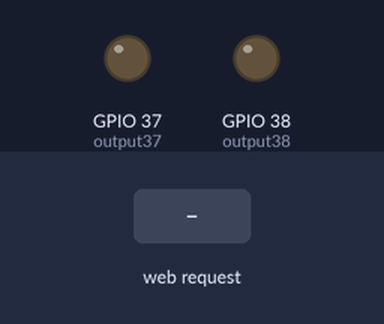
Bench run of a program on a simulated ESP32-S3. Parts: output pins drawn as LEDs (lit = HIGH). The inputs (shaded band) are chosen by the test bench. WiFi joins after 1.5 s; servers stay silent unless stated; what the program prints to the serial monitor is not drawn.

Above: at 2.7 s.
2.8 s: HTTP request GET /37/on received
At 4.0 s:
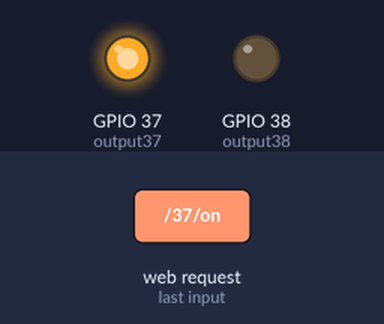
4.3 s: HTTP request GET /38/on received
At 5.3 s:
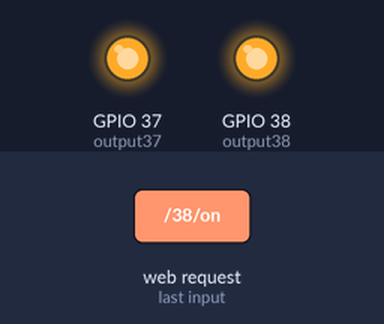
5.8 s: HTTP request GET /37/off received
At 6.4 s:
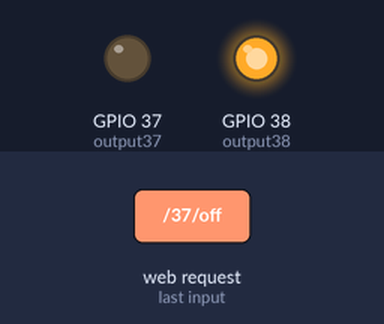
7.3 s: HTTP request GET /38/off received
At 8.7 s:
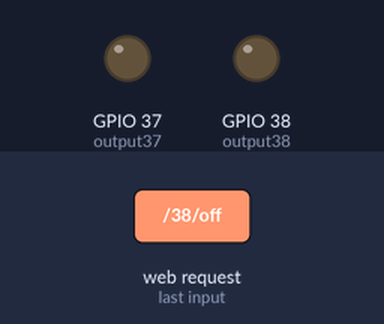
Timing chart, 0 to 9.8 s (numbered marks = the images above; inputs shaded):
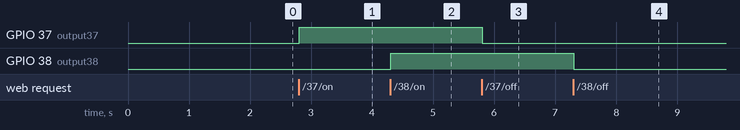

The program:

main.cpp
```cpp
#include <Arduino.h>
#include <WiFi.h>

// Ubah menggunakan nama dan password WiFi kamu
const char* ssid = "Pret";
const char* password = "nela1234";

WiFiServer server(80);

String header;
String output37State = "off";
String output38State = "off";

// Variabel pin diganti ke 37 dan 38
const int output37 = 37;
const int output38 = 38;

unsigned long currentTime = millis();
unsigned long previousTime = 0;
const long timeoutTime = 2000;

void setup() {
  Serial.begin(115200);

  pinMode(output37, OUTPUT);
  pinMode(output38, OUTPUT);
  digitalWrite(output37, LOW);
  digitalWrite(output38, LOW);

  Serial.print("Connecting to ");
  Serial.println(ssid);
  WiFi.begin(ssid, password);

  while (WiFi.status() != WL_CONNECTED) {
    delay(500);
    Serial.print(".");
  }

  Serial.println("");
  Serial.println("WiFi connected.");
  Serial.print("IP address: ");
  Serial.println(WiFi.localIP());

  server.begin();
}

void loop() {
  WiFiClient client = server.available();

  if (client) {
    currentTime = millis();
    previousTime = currentTime;
    Serial.println("New Client.");
    String currentLine = "";

    while (client.connected() && currentTime - previousTime <= timeoutTime) {
      currentTime = millis();
      if (client.available()) {
        char c = client.read();
        Serial.write(c);
        header += c;

        if (c == '\n') {
          if (currentLine.length() == 0) {
            client.println("HTTP/1.1 200 OK");
            client.println("Content-type:text/html");
            client.println("Connection: close");
            client.println();

            // Logika kontrol disesuaikan ke pin 37 dan 38
            if (header.indexOf("GET /37/on") >= 0) {
              Serial.println("GPIO 37 on");
              output37State = "on";
              digitalWrite(output37, HIGH);
            } else if (header.indexOf("GET /37/off") >= 0) {
              Serial.println("GPIO 37 off");
              output37State = "off";
              digitalWrite(output37, LOW);
            } else if (header.indexOf("GET /38/on") >= 0) {
              Serial.println("GPIO 38 on");
              output38State = "on";
              digitalWrite(output38, HIGH);
            } else if (header.indexOf("GET /38/off") >= 0) {
              Serial.println("GPIO 38 off");
              output38State = "off";
              digitalWrite(output38, LOW);
            }

            client.println("<!DOCTYPE html><html>");
            client.println("<head><meta name=\"viewport\" content=\"width=device-width, initial-scale=1\">");
            client.println("<link rel=\"icon\" href=\"data:,\">");
            client.println("<style>html { font-family: Helvetica; display: inline-block; margin: 0px auto; text-align: center;}");
            client.println(".button { background-color: #4CAF50; border: none; color: white; padding: 16px 40px; text-decoration: none; font-size: 30px; margin: 2px; cursor: pointer;}");
            client.println(".button2 {background-color: #555555;}</style></head>");
            client.println("<body><h1>ESP32 Web Server</h1>");

            // Tampilan di web disesuaikan ke GPIO 37
            client.println("<p>GPIO 37 - State " + output37State + "</p>");
            if (output37State == "off") {
              client.println("<p><a href=\"/37/on\"><button class=\"button\">ON</button></a></p>");
            } else {
              client.println("<p><a href=\"/37/off\"><button class=\"button button2\">OFF</button></a></p>");
            }

            // Tampilan di web disesuaikan ke GPIO 38
            client.println("<p>GPIO 38 - State " + output38State + "</p>");
            if (output38State == "off") {
              client.println("<p><a href=\"/38/on\"><button class=\"button\">ON</button></a></p>");
            } else {
              client.println("<p><a href=\"/38/off\"><button class=\"button button2\">OFF</button></a></p>");
            }

            client.println("</body></html>");
            client.println();
            break;
          } else {
            currentLine = "";
          }
        } else if (c != '\r') {
          currentLine += c;
        }
      }
    }
    header = "";
    client.stop();
    Serial.println("Client disconnected.");
    Serial.println("");
  }
}
```

Measured:
- after the input at 2.8 s, GPIO 37 (output37): LOW → HIGH at once
- after the input at 4.3 s, GPIO 38 (output38): LOW → HIGH at once
- after the input at 5.8 s, GPIO 37 (output37): HIGH → LOW at once
- after the input at 7.3 s, GPIO 38 (output38): HIGH → LOW at once
